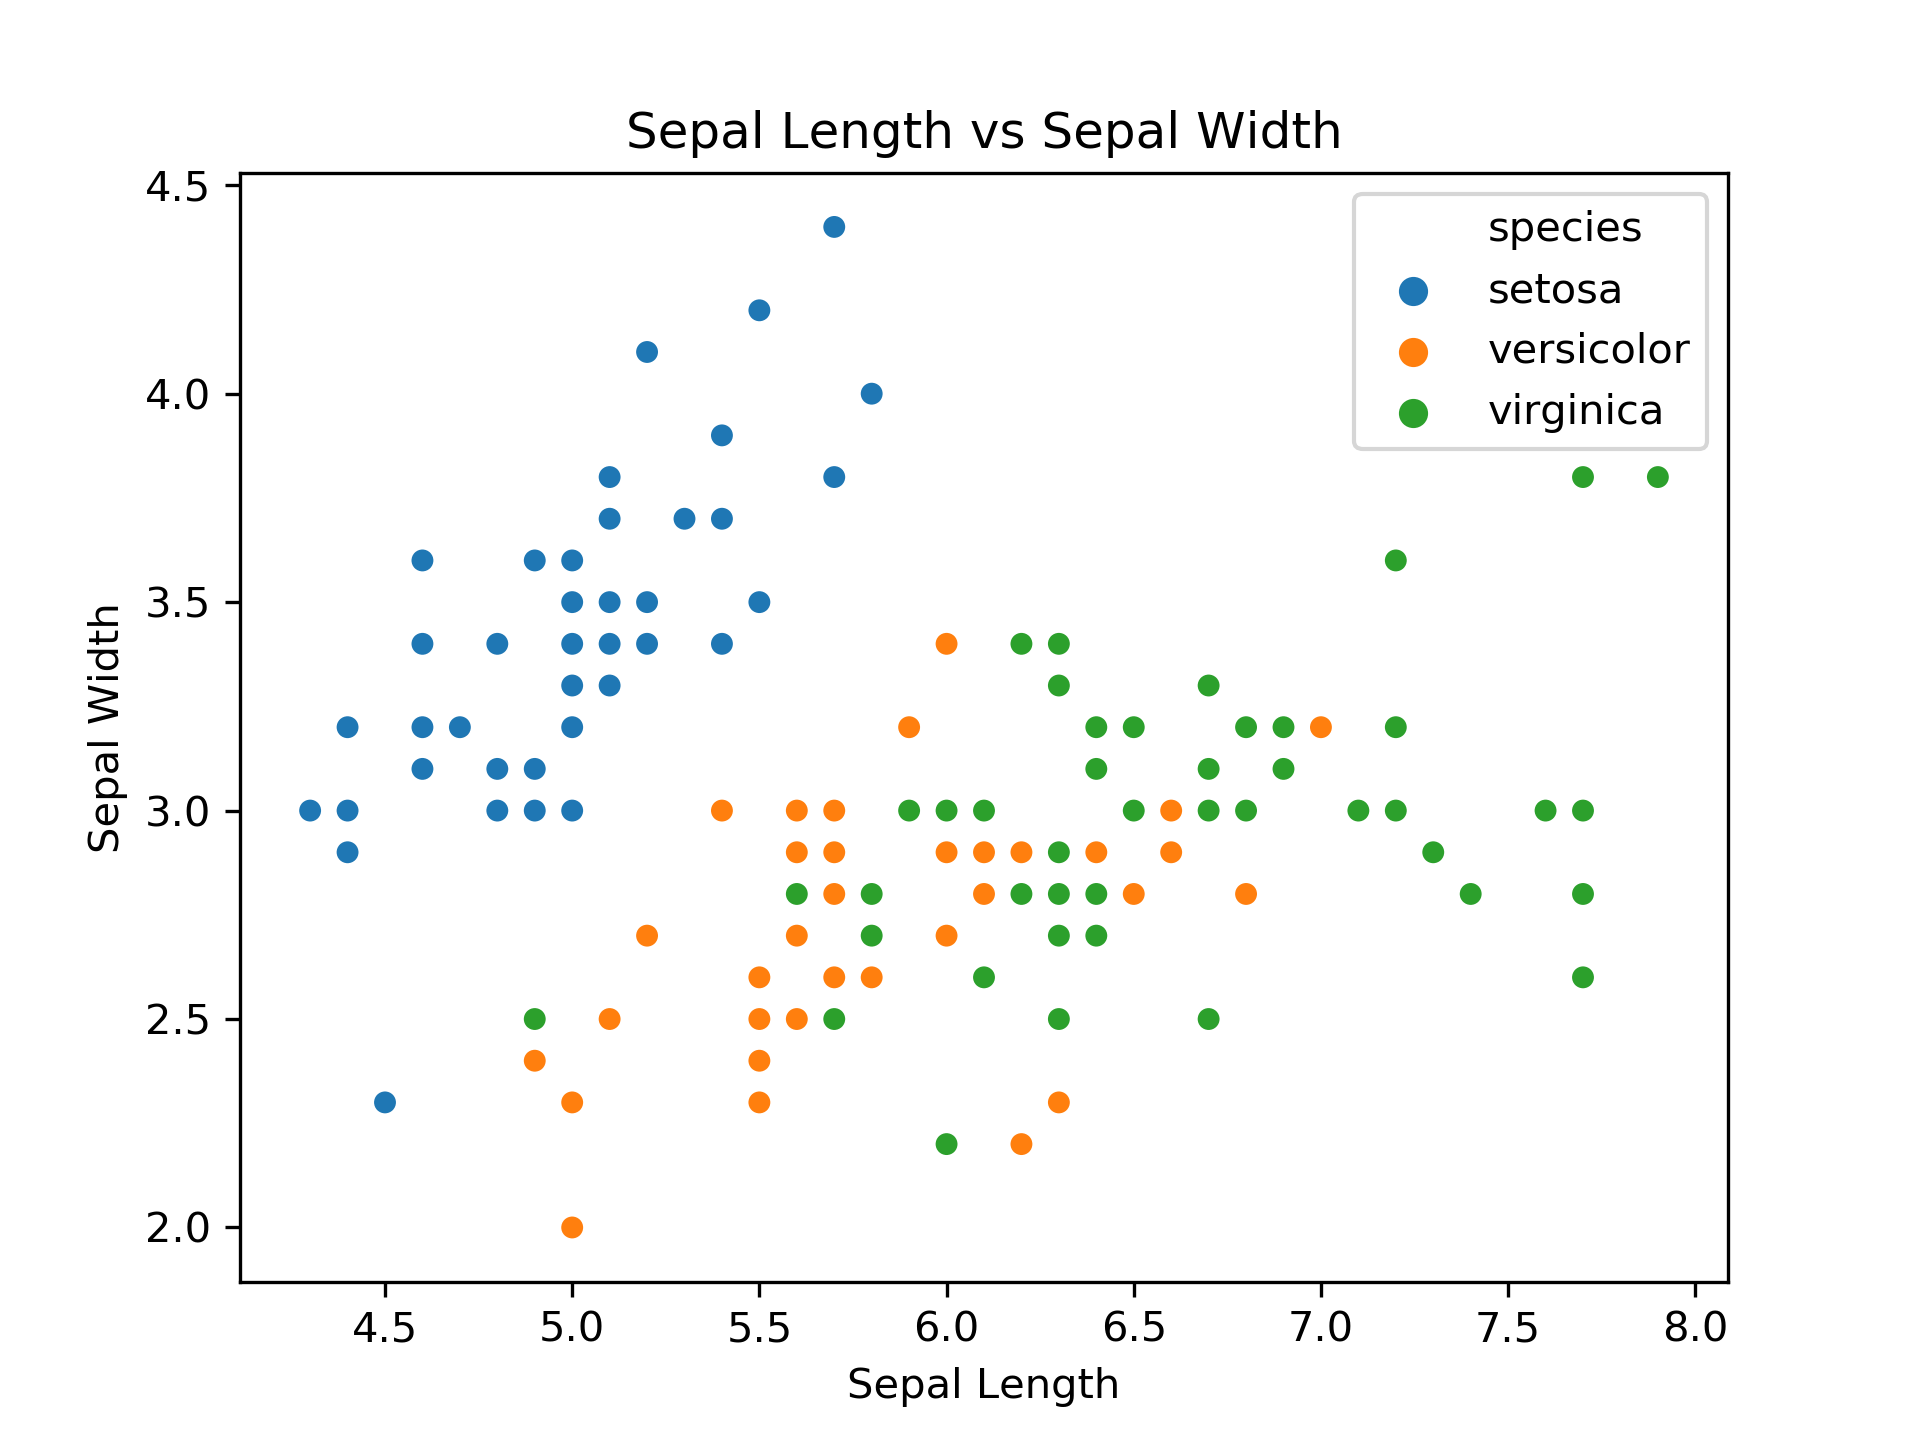

The script that saved this image:
# Import necessary libraries
import seaborn as sns
import matplotlib.pyplot as plt

# Load an example dataset from seaborn
data = sns.load_dataset("iris")

# Create a scatter plot using Seaborn
sns.scatterplot(data=data, x="sepal_length", y="sepal_width", hue="species")

# Add titles and labels
plt.title("Sepal Length vs Sepal Width")
plt.xlabel("Sepal Length")
plt.ylabel("Sepal Width")
plt.savefig("scatter.png", format="png", dpi=300)
# Show the plot
plt.show()